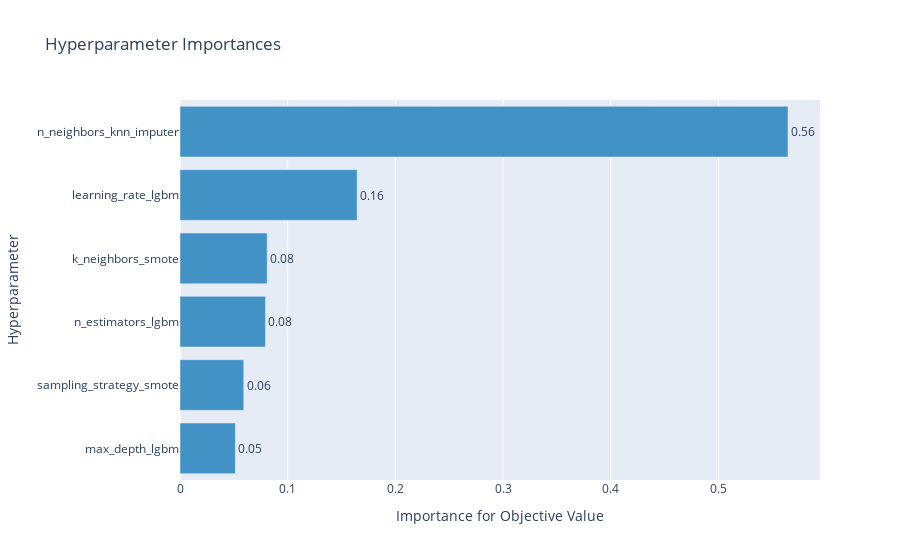

This figure's notebook cell:
### Code cell
optuna.visualization.plot_param_importances(pipe_study)

### Figure 1 — Plotly figure (JSON) as saved in the notebook; plotly's stock layout.template omitted (floating-point values rounded to 4 significant figures)
{"data": [{"cliponaxis": false, "hovertemplate": ["max_depth_lgbm (IntDistribution): 0.05140493348865802<extra></extra>", "sampling_strategy_smote (CategoricalDistribution): 0.059185274832408284<extra></extra>", "n_estimators_lgbm (IntDistribution): 0.07935513161550242<extra></extra>", "k_neighbors_smote (IntDistribution): 0.08096171610121214<extra></extra>", "learning_rate_lgbm (FloatDistribution): 0.16447017415241916<extra></extra>", "n_neighbors_knn_imputer (IntDistribution): 0.5646227698098<extra></extra>"], "marker": {"color": "rgb(66,146,198)"}, "orientation": "h", "text": ["0.05", "0.06", "0.08", "0.08", "0.16", "0.56"], "textposition": "outside", "type": "bar", "x": [0.0514, 0.05919, 0.07936, 0.08096, 0.1645, 0.5646], "y": ["max_depth_lgbm", "sampling_strategy_smote", "n_estimators_lgbm", "k_neighbors_smote", "learning_rate_lgbm", "n_neighbors_knn_imputer"]}], "layout": {"showlegend": false, "title": {"text": "Hyperparameter Importances"}, "xaxis": {"title": {"text": "Importance for Objective Value"}}, "yaxis": {"title": {"text": "Hyperparameter"}}}}
